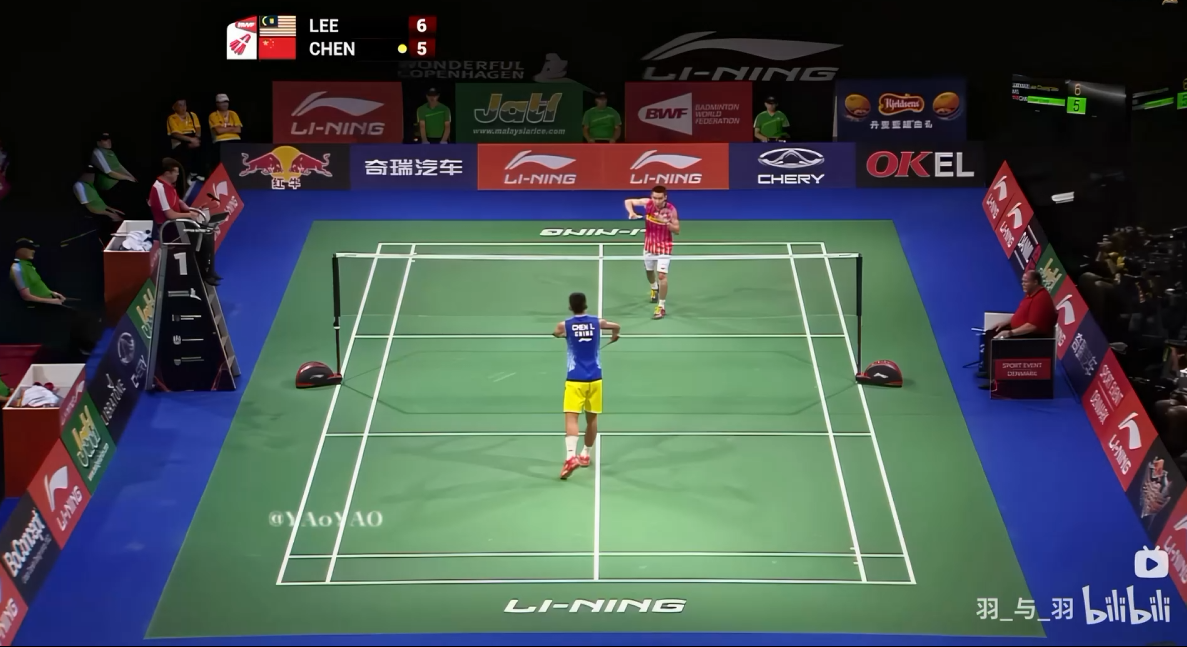
#> input picture templates/test.png, 1187 x 647 px
$ python -i detector.py   (imports and definitions only)
#> lines starting #> are read from the running program, lines starting #| are printed output that depends on the picture; after the words box and inside, x2 and y2 are one past the last pixel; in counts of white or black regions, pixels touching at a corner belong together
### badminton_analysis/court/reference.py
import cv2
import numpy as np


BADMINTON_COURT_WIDTH = 6.1
BADMINTON_COURT_LENGTH = 13.4
BADMINTON_SINGLES_MARGIN = 0.46
BADMINTON_BACK_SERVICE_OFFSET = 0.76
BADMINTON_SERVICE_LINE_FROM_NET = 1.98


class BadmintonCourtReference:
    """Project a standard badminton court model into image space and score line support."""

    def __init__(self):
        width = BADMINTON_COURT_WIDTH
        length = BADMINTON_COURT_LENGTH
        singles_margin = BADMINTON_SINGLES_MARGIN
        net_y = length / 2.0
        service_top = net_y - BADMINTON_SERVICE_LINE_FROM_NET
        service_bottom = net_y + BADMINTON_SERVICE_LINE_FROM_NET
        back_service_top = BADMINTON_BACK_SERVICE_OFFSET
        back_service_bottom = length - BADMINTON_BACK_SERVICE_OFFSET
        center_x = width / 2.0

        self.court_corners = np.array(
            [[0, 0], [width, 0], [width, length], [0, length]],
            dtype=np.float32,
        )
        self.lines = [
            ((0, 0), (width, 0), 1.35),
            ((width, 0), (width, length), 1.35),
            ((width, length), (0, length), 1.35),
            ((0, length), (0, 0), 1.35),
            ((singles_margin, 0), (singles_margin, length), 0.95),
            ((width - singles_margin, 0), (width - singles_margin, length), 0.95),
            ((0, back_service_top), (width, back_service_top), 1.0),
            ((0, back_service_bottom), (width, back_service_bottom), 1.0),
            ((0, service_top), (width, service_top), 1.15),
            ((0, service_bottom), (width, service_bottom), 1.15),
            ((center_x, 0), (center_x, service_top), 0.8),
            ((center_x, service_bottom), (center_x, length), 0.8),
            ((0, net_y), (width, net_y), 0.35),
        ]

    def prepare_line_support(self, line_mask, image_shape):
        if line_mask is None:
            return None

        height, width = image_shape[:2]
        support_mask = (line_mask > 0).astype(np.uint8) * 255
        if support_mask.shape[:2] != (height, width):
            support_mask = cv2.resize(support_mask, (width, height), interpolation=cv2.INTER_NEAREST)

        distance_map = cv2.distanceTransform(255 - support_mask, cv2.DIST_L2, 3)
        return {
            "distance_map": distance_map,
            "tolerance": max(5.0, min(width, height) * 0.013),
        }

    # [85 lines left out: functions score_line_support, project_lines, _project_line, _sample_line, _empty_details, not called in this run]

### badminton_analysis/court/detector.py
import cv2
import numpy as np

from .reference import BadmintonCourtReference


def _line_angle(x1, y1, x2, y2):
    angle = np.degrees(np.arctan2(y2 - y1, x2 - x1))
    return angle % 180


# [10 lines left out: function _line_intersection, not called in this run]


def _inside_image(point, width, height, margin=0):
    return margin <= point[0] <= width - 1 - margin and margin <= point[1] <= height - 1 - margin


def _polygon_area(points):
    return abs(cv2.contourArea(np.array(points, dtype=np.float32)))


def _is_convex_quad(points):
    pts = np.array(points, dtype=np.float32)
    return len(cv2.convexHull(pts)) == 4 and cv2.isContourConvex(pts.astype(np.int32))


def _project_court_points(matrix, points):
    pts = np.array(points, dtype=np.float32).reshape(-1, 1, 2)
    return cv2.perspectiveTransform(pts, matrix).reshape(-1, 2)


# [125 lines left out: functions _badminton_line_alignment_score, _badminton_horizontal_pattern_score, _horizontal_segment_support, _side_segment_support, _reference_segment_support, _promote_far_baseline, not called in this run]


def _dedupe_lines(lines, orientation, max_count):
    selected = []
    for line in sorted(lines, key=lambda item: item["length"], reverse=True):
        duplicate = False
        for existing in selected:
            if orientation == "horizontal":
                same_band = abs(line["mid"][1] - existing["mid"][1]) < 18
                same_angle = abs(line["angle"] - existing["angle"]) < 8
            else:
                same_band = abs(line["mid"][0] - existing["mid"][0]) < 22
                same_angle = abs(line["angle"] - existing["angle"]) < 10
            if same_band and same_angle:
                duplicate = True
                break
        if not duplicate:
            selected.append(line)
        if len(selected) >= max_count:
            break
    return selected


def build_court_line_mask(image):
    hsv = cv2.cvtColor(image, cv2.COLOR_BGR2HSV)
    h, s, v = cv2.split(hsv)

    green_mask = (((h >= 35) & (h <= 95) & (s >= 30) & (v >= 45)).astype(np.uint8)) * 255
    green_mask = cv2.morphologyEx(green_mask, cv2.MORPH_OPEN, np.ones((5, 5), np.uint8), iterations=1)
    green_mask = cv2.morphologyEx(green_mask, cv2.MORPH_CLOSE, np.ones((25, 25), np.uint8), iterations=2)

    count, labels, stats, _centroids = cv2.connectedComponentsWithStats(green_mask)
    if count > 1:
        image_area = image.shape[0] * image.shape[1]
        candidates = [idx for idx in range(1, count) if stats[idx, cv2.CC_STAT_AREA] > image_area * 0.08]
        if candidates:
            court_idx = max(candidates, key=lambda idx: stats[idx, cv2.CC_STAT_AREA])
            green_mask = ((labels == court_idx).astype(np.uint8)) * 255

    court_roi = cv2.dilate(green_mask, cv2.getStructuringElement(cv2.MORPH_RECT, (17, 17)), iterations=1)
    white_mask = (((s <= 95) & (v >= 135)).astype(np.uint8)) * 255
    white_mask = cv2.bitwise_and(white_mask, court_roi)

    gray = cv2.cvtColor(image, cv2.COLOR_BGR2GRAY)
    blurred = cv2.GaussianBlur(gray, (3, 3), 0)
    edges = cv2.Canny(blurred, 45, 135)
    edges = cv2.bitwise_and(edges, court_roi)

    merged = cv2.bitwise_or(white_mask, edges)
    merged = cv2.morphologyEx(merged, cv2.MORPH_CLOSE, cv2.getStructuringElement(cv2.MORPH_RECT, (7, 5)), iterations=1)
    merged = cv2.morphologyEx(merged, cv2.MORPH_OPEN, cv2.getStructuringElement(cv2.MORPH_RECT, (3, 3)), iterations=1)
    return merged

def build_reference_line_mask(image):
    hsv = cv2.cvtColor(image, cv2.COLOR_BGR2HSV)
    h, s, v = cv2.split(hsv)

    green_mask = (((h >= 35) & (h <= 95) & (s >= 30) & (v >= 45)).astype(np.uint8)) * 255
    green_mask = cv2.morphologyEx(green_mask, cv2.MORPH_OPEN, np.ones((5, 5), np.uint8), iterations=1)
    green_mask = cv2.morphologyEx(green_mask, cv2.MORPH_CLOSE, np.ones((25, 25), np.uint8), iterations=2)

    count, labels, stats, _centroids = cv2.connectedComponentsWithStats(green_mask)
    if count > 1:
        image_area = image.shape[0] * image.shape[1]
        candidates = [idx for idx in range(1, count) if stats[idx, cv2.CC_STAT_AREA] > image_area * 0.08]
        if candidates:
            court_idx = max(candidates, key=lambda idx: stats[idx, cv2.CC_STAT_AREA])
            green_mask = ((labels == court_idx).astype(np.uint8)) * 255

    court_roi = cv2.dilate(green_mask, cv2.getStructuringElement(cv2.MORPH_RECT, (13, 13)), iterations=1)
    white_mask = (((s <= 90) & (v >= 145)).astype(np.uint8)) * 255
    yellow_mask = (((h >= 12) & (h <= 42) & (s >= 45) & (v >= 120)).astype(np.uint8)) * 255
    line_mask = cv2.bitwise_and(cv2.bitwise_or(white_mask, yellow_mask), court_roi)
    line_mask = cv2.morphologyEx(line_mask, cv2.MORPH_CLOSE, cv2.getStructuringElement(cv2.MORPH_RECT, (5, 3)), iterations=1)
    line_mask = cv2.morphologyEx(line_mask, cv2.MORPH_OPEN, cv2.getStructuringElement(cv2.MORPH_RECT, (3, 3)), iterations=1)
    return line_mask


def detect_court_line_segments(image):
    height, width = image.shape[:2]
    mask = build_court_line_mask(image)
    min_line_length = max(46, int(min(width, height) * 0.10))
    max_gap = max(14, int(min(width, height) * 0.045))
    raw_lines = cv2.HoughLinesP(
        mask,
        rho=1,
        theta=np.pi / 180,
        threshold=60,
        minLineLength=min_line_length,
        maxLineGap=max_gap,
    )
    if raw_lines is None:
        return [], [], mask

    edge_margin = max(10, int(min(width, height) * 0.02))
    horizontal = []
    side = []
    for raw_line in raw_lines[:, 0, :]:
        x1, y1, x2, y2 = [int(v) for v in raw_line]
        length = float(np.hypot(x2 - x1, y2 - y1))
        if length < min_line_length:
            continue

        if (
            min(x1, x2) <= edge_margin
            or max(x1, x2) >= width - 1 - edge_margin
            or min(y1, y2) <= edge_margin
            or max(y1, y2) >= height - 1 - edge_margin
        ):
            continue

        angle = _line_angle(x1, y1, x2, y2)
        segment = {
            "points": (x1, y1, x2, y2),
            "length": length,
            "mid": ((x1 + x2) / 2.0, (y1 + y2) / 2.0),
            "angle": angle,
        }
        if min(angle, 180 - angle) <= 16:
            horizontal.append(segment)
        elif 45 <= angle <= 135:
            side.append(segment)

    return _dedupe_lines(horizontal, "horizontal", 14), _dedupe_lines(side, "side", 18), mask


# [126 lines left out: function _score_court_quad, not called in this run]

def auto_detect_court_corners(image):
    horizontal_lines, side_lines, mask = detect_court_line_segments(image)
    court_reference = BadmintonCourtReference()
    reference_mask = build_reference_line_mask(image)
    line_support = court_reference.prepare_line_support(reference_mask, image.shape)
    debug = {"horizontal": horizontal_lines, "side": side_lines, "score": None, "details": None}
    if len(horizontal_lines) < 2 or len(side_lines) < 2:
        return None, mask, debug

    height, width = image.shape[:2]
    best = None
    horizontals = sorted(horizontal_lines, key=lambda item: item["mid"][1])
    sides = sorted(side_lines, key=lambda item: item["mid"][0])

    for top_idx, top_line in enumerate(horizontals):
        for bottom_line in horizontals[top_idx + 1:]:
            if bottom_line["mid"][1] - top_line["mid"][1] < height * 0.28:
                continue
            for left_idx, left_line in enumerate(sides):
                for right_line in sides[left_idx + 1:]:
                    if right_line["mid"][0] - left_line["mid"][0] < width * 0.22:
                        continue

                    intersections = [
                        _line_intersection(top_line["points"], left_line["points"]),
                        _line_intersection(top_line["points"], right_line["points"]),
                        _line_intersection(bottom_line["points"], right_line["points"]),
                        _line_intersection(bottom_line["points"], left_line["points"]),
                    ]
                    if any(point is None for point in intersections):
                        continue

                    scored = _score_court_quad(
                        intersections,
                        image.shape,
                        (top_line, bottom_line, left_line, right_line),
                        mask,
                        horizontal_lines,
                        court_reference,
                        line_support,
                    )
                    if scored is None:
                        continue
                    score, details = scored
                    if best is None or score > best["score"]:
                        best = {
                            "corners": intersections,
                            "score": score,
                            "details": details,
                            "lines": (top_line, bottom_line, left_line, right_line),
                        }

    if best is None:
        return None, mask, debug

    selected_lines = _promote_far_baseline(best["lines"], horizontal_lines, image.shape)
    top_line, bottom_line, left_line, right_line = selected_lines
    corners_float = [
        _line_intersection(top_line["points"], left_line["points"]),
        _line_intersection(top_line["points"], right_line["points"]),
        _line_intersection(bottom_line["points"], right_line["points"]),
        _line_intersection(bottom_line["points"], left_line["points"]),
    ]
    if any(point is None for point in corners_float):
        corners_float = best["corners"]
        selected_lines = best["lines"]

    final_score = best["score"]
    final_details = best["details"]
    final_scored = _score_court_quad(
        corners_float,
        image.shape,
        selected_lines,
        mask,
        horizontal_lines,
        court_reference,
        line_support,
    )
    if final_scored is not None:
        final_score, final_details = final_scored

    debug["score"] = final_score
    debug["details"] = final_details
    corners = [(int(round(point[0])), int(round(point[1]))) for point in corners_float]
    return corners, mask, debug

# [43 lines left out: function render_auto_court_preview, not called in this run]

>>> import cv2
>>> picture = cv2.imread('../../templates/test.png')
#> picture is the input picture: shape (647, 1187, 3); mean B, G, R 80.2, 81.4, 69.2
>>> result = auto_detect_court_corners(picture)
#> in build_court_line_mask, `green_mask = (((h >= 35) & (h <= 95) & (s >= 30) & (v >= 45)).astype(n..`:
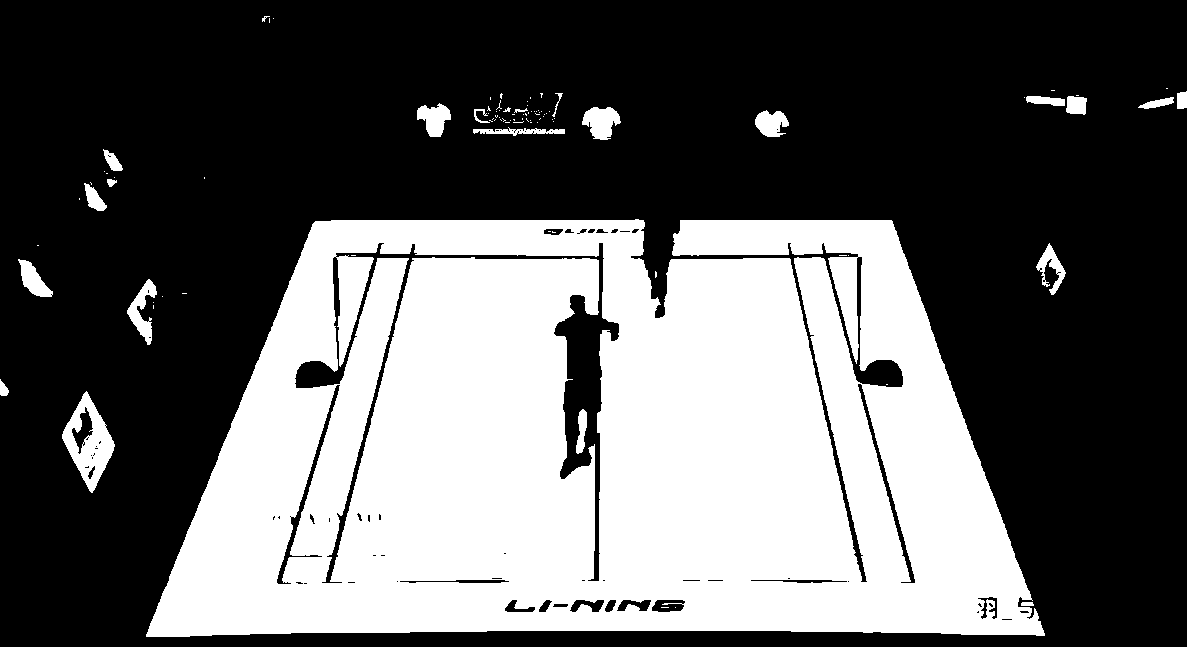
#> green_mask: shape (647, 1187); 38.1% white; 96 white regions (72 under 20 px), largest, box (x1, y1, x2, y2) and area: (146, 219, 1045, 637) 283350, (62, 391, 115, 493) 2420, (582, 107, 621, 140) 855
#> in build_court_line_mask, `count, labels, stats, _centroids = cv2.connectedComponentsWithStats(gr..`:
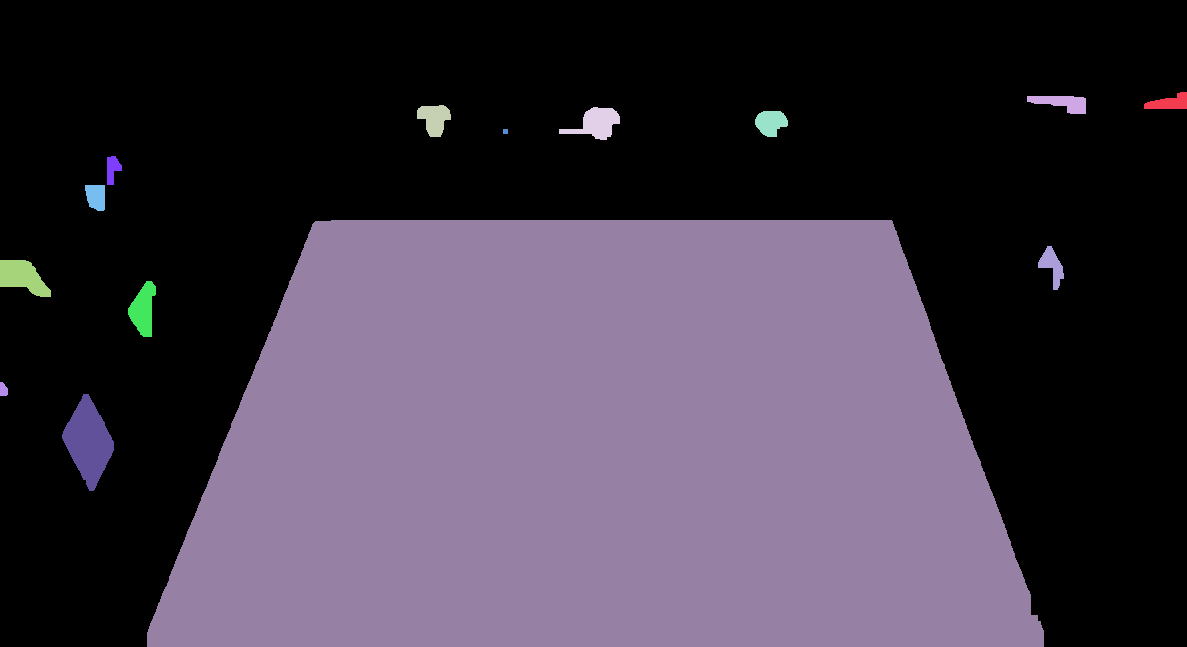
#> labels: shape (647, 1187) int32; 15 distinct labels, from 0 to 14; one colour per label, 0 black
#> in build_court_line_mask, `count, labels, stats, _centroids = cv2.connectedComponentsWithStats(gr..`: count = 15; stats = 15 rows, first 6: [0, 0, 1187, 647, 441229], [1144, 92, 43, 17, 472], [1027, 96, 59, 18, 664], [417, 105, 34, 32, 723], [559, 107, 61, 33, 1037], [755, 111, 33, 26, 632]
#> in build_court_line_mask, `candidates = [idx for idx in range(1, count) if stats[idx, cv2.CC_STAT..`: candidates = [9]
#> in build_court_line_mask, `court_idx = max(candidates, key=lambda idx: stats[idx, cv2.CC_STAT_ARE..`: court_idx = 9
#> in build_court_line_mask, `gray = cv2.cvtColor(image, cv2.COLOR_BGR2GRAY)`:
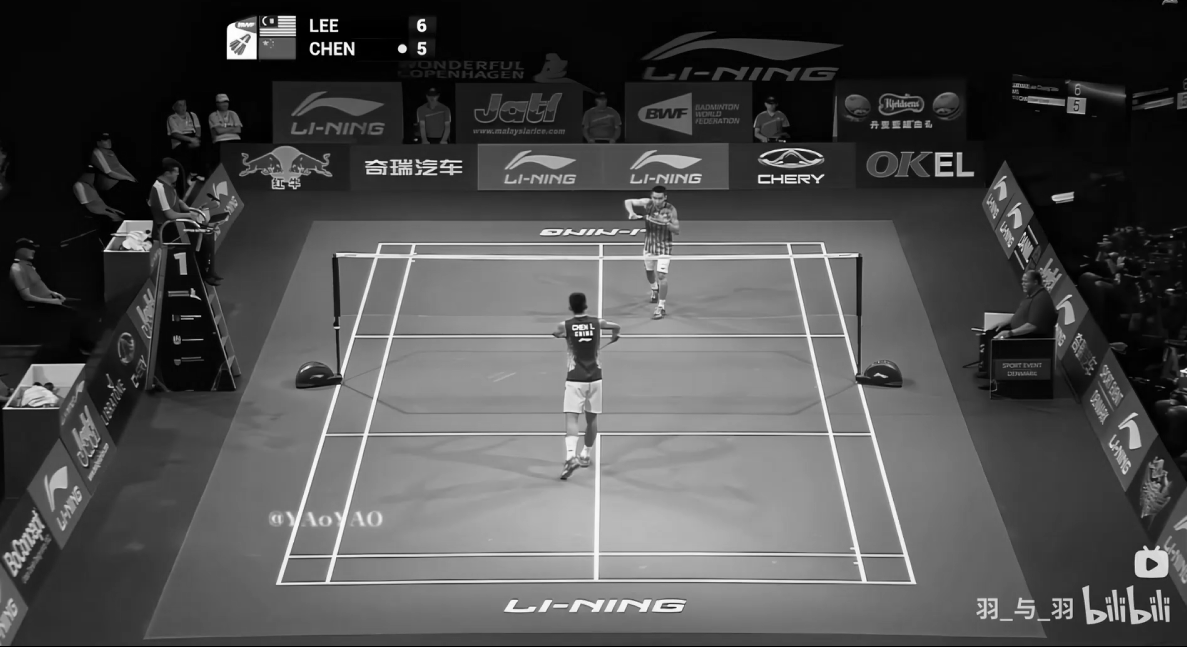
#> gray: shape (647, 1187); min 0, max 255, mean 77.6
#> in build_court_line_mask, `merged = cv2.morphologyEx(merged, cv2.MORPH_OPEN, cv2.getStructuringEl..`:
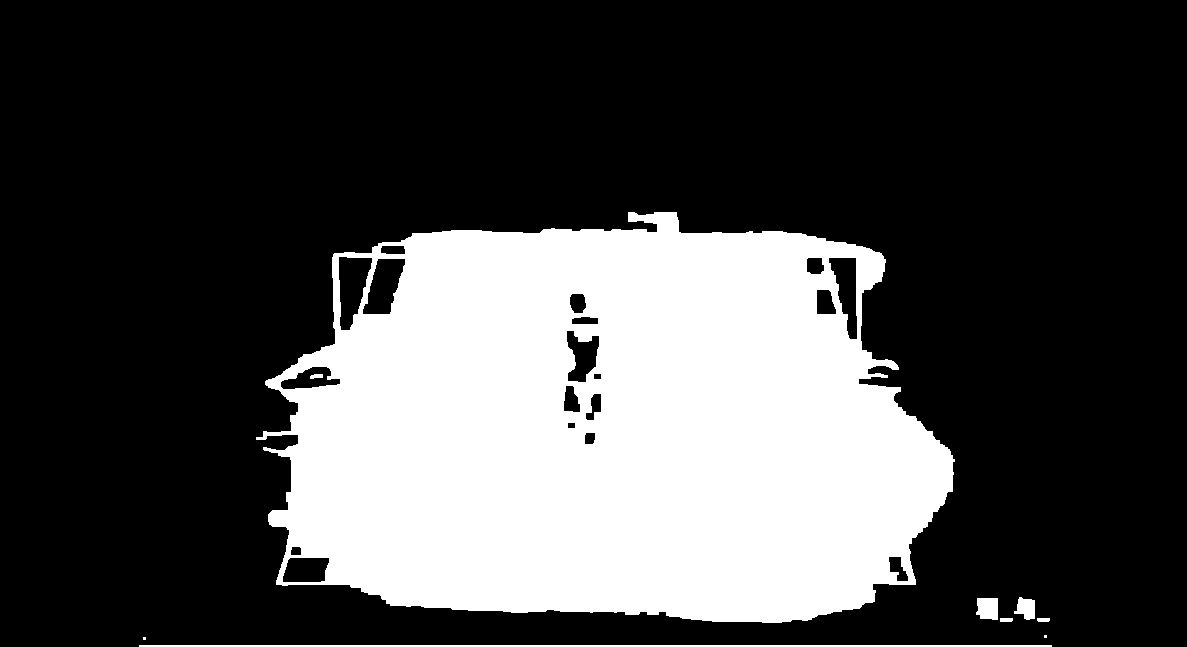
#> merged: shape (647, 1187); 28.5% white; 9 white regions (2 under 20 px), largest, box (x1, y1, x2, y2) and area: (256, 212, 955, 623) 216378, (139, 645, 1052, 647) 1826, (976, 598, 998, 620) 433
#> in detect_court_line_segments, `raw_lines = cv2.HoughLinesP( mask, rho=1, theta=np.pi / 180, threshold..`: raw_lines = 399 rows, first 6: [139, 646, 1051, 646], [290, 415, 949, 450], [286, 549, 874, 600], [293, 446, 917, 533], [265, 383, 882, 274], [286, 449, 908, 547]
#> the loop in detect_court_line_segments, `for raw_line in raw_lines[:, 0, :]:` made 399 passes
#> (x1, y1, x2, y2, length, angle) on passes 2 to 4: (290, 415, 949, 450, 659.9, 3.04), (286, 549, 874, 600, 590.2, 4.96), (293, 446, 917, 533, 630, 7.94)
#> in prepare_line_support, `distance_map = cv2.distanceTransform(255 - support_mask, cv2.DIST_L2, 3)`:
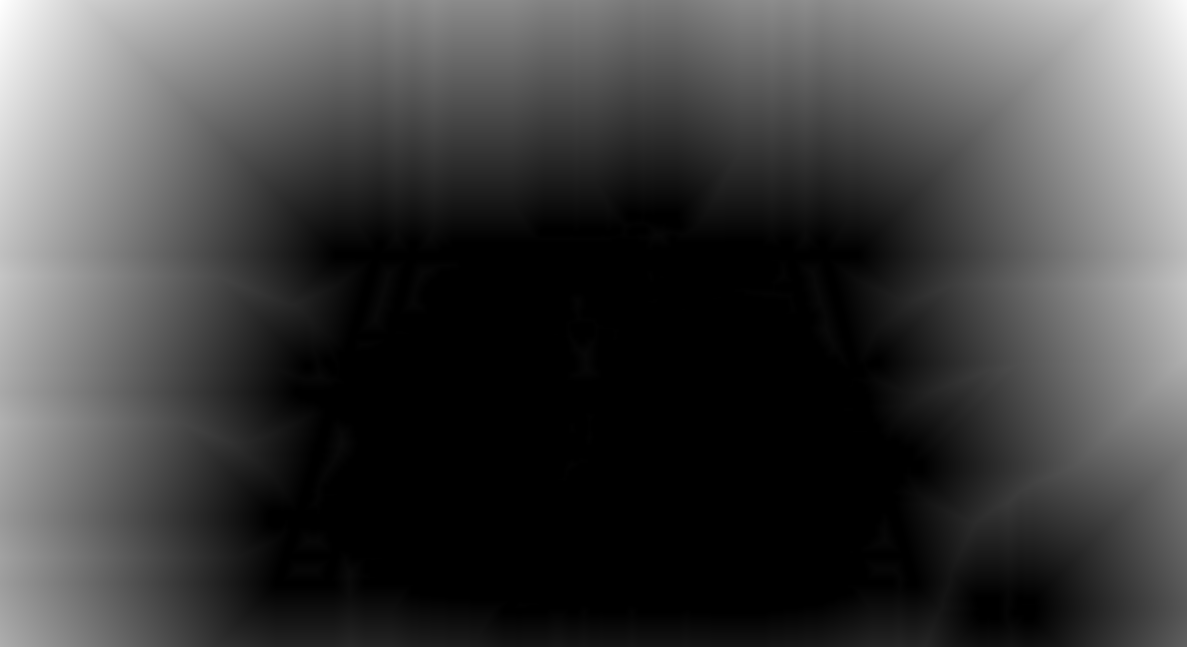
#> distance_map: shape (647, 1187) float32; min 0, max 425.7, mean 109.6; drawn with min black and max white
